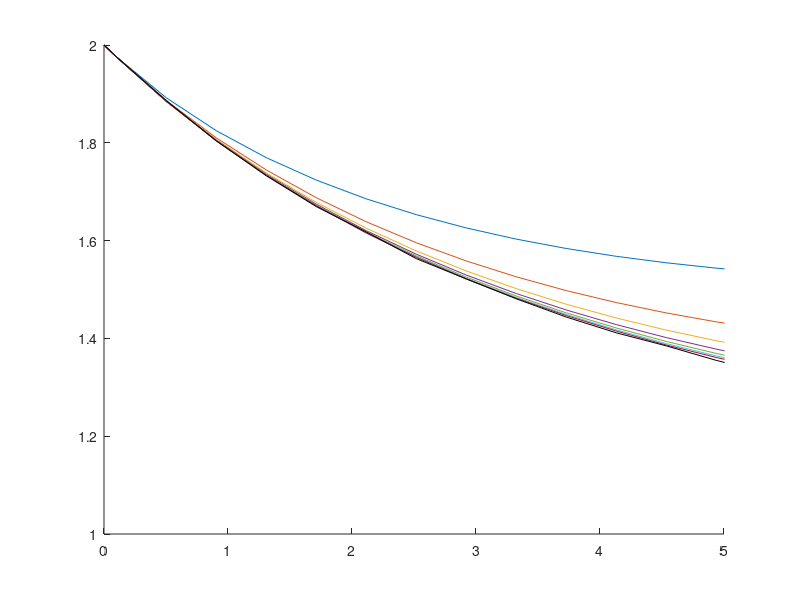

Reproduce this figure in MATLAB.
% Creates the plot for figure 2(a)
clear
load nvars_comb

% Show the first 8 for convergence
for i = 2:8
    hold on
    plot([0;sig_est(:,1)],[2;sig_est(:,i)],'-'); 
end
% Show 18 for the 'converged' value, could show extrapolated value, but
% they amount to essentially the same thing for this scale.
hold on
plot([0;sig_est(:,1)],[2;sig_est(:,18)],'k-'); 
xlim([0,5])

saveas(gcf,'fig2.pdf')
